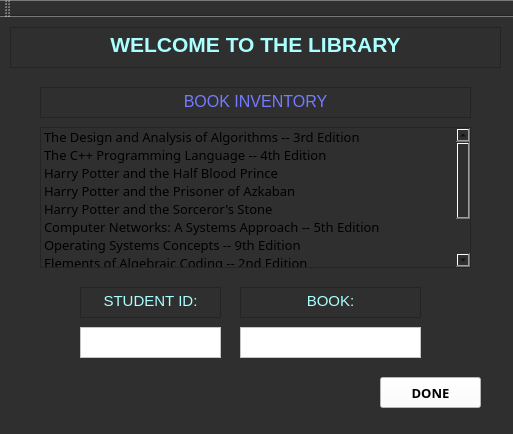
<?xml version="1.0" encoding="UTF-8"?>
<ui version="4.0">
 <class>MainWindow</class>
 <widget class="QMainWindow" name="MainWindow">
  <property name="geometry">
   <rect>
    <x>0</x>
    <y>0</y>
    <width>513</width>
    <height>434</height>
   </rect>
  </property>
  <property name="font">
   <font>
    <family>Nyala</family>
    <pointsize>11</pointsize>
   </font>
  </property>
  <property name="windowTitle">
   <string>MainWindow</string>
  </property>
  <property name="styleSheet">
   <string notr="true">background-color: rgb(47, 47, 47);</string>
  </property>
  <widget class="QWidget" name="centralWidget">
   <widget class="QTextBrowser" name="textBrowser">
    <property name="geometry">
     <rect>
      <x>10</x>
      <y>10</y>
      <width>491</width>
      <height>41</height>
     </rect>
    </property>
    <property name="html">
     <string>&lt;!DOCTYPE HTML PUBLIC &quot;-//W3C//DTD HTML 4.0//EN&quot; &quot;http://www.w3.org/TR/REC-html40/strict.dtd&quot;&gt;
&lt;html&gt;&lt;head&gt;&lt;meta name=&quot;qrichtext&quot; content=&quot;1&quot; /&gt;&lt;style type=&quot;text/css&quot;&gt;
p, li { white-space: pre-wrap; }
&lt;/style&gt;&lt;/head&gt;&lt;body style=&quot; font-family:'MS Shell Dlg 2'; font-size:8.25pt; font-weight:400; font-style:normal;&quot;&gt;
&lt;p align=&quot;center&quot; style=&quot; margin-top:0px; margin-bottom:0px; margin-left:0px; margin-right:0px; -qt-block-indent:0; text-indent:0px;&quot;&gt;&lt;span style=&quot; font-size:16pt; font-weight:600; color:#aaffff;&quot;&gt;WELCOME TO THE LIBRARY&lt;/span&gt;&lt;/p&gt;&lt;/body&gt;&lt;/html&gt;</string>
    </property>
   </widget>
   <widget class="QListWidget" name="listWidget">
    <property name="geometry">
     <rect>
      <x>40</x>
      <y>110</y>
      <width>431</width>
      <height>141</height>
     </rect>
    </property>
    <item>
     <property name="text">
      <string>The Design and Analysis of Algorithms -- 3rd Edition</string>
     </property>
     <property name="font">
      <font>
       <family>Plantagenet Cherokee</family>
       <pointsize>10</pointsize>
       <weight>50</weight>
       <bold>false</bold>
      </font>
     </property>
     <property name="background">
      <brush brushstyle="NoBrush">
       <color alpha="255">
        <red>255</red>
        <green>255</green>
        <blue>255</blue>
       </color>
      </brush>
     </property>
     <property name="foreground">
      <brush brushstyle="NoBrush">
       <color alpha="255">
        <red>234</red>
        <green>0</green>
        <blue>0</blue>
       </color>
      </brush>
     </property>
    </item>
    <item>
     <property name="text">
      <string>The C++ Programming Language -- 4th Edition</string>
     </property>
     <property name="font">
      <font>
       <family>Plantagenet Cherokee</family>
       <pointsize>10</pointsize>
      </font>
     </property>
     <property name="foreground">
      <brush brushstyle="NoBrush">
       <color alpha="255">
        <red>231</red>
        <green>0</green>
        <blue>0</blue>
       </color>
      </brush>
     </property>
    </item>
    <item>
     <property name="text">
      <string>Harry Potter and the Half Blood Prince </string>
     </property>
     <property name="font">
      <font>
       <family>Plantagenet Cherokee</family>
       <pointsize>10</pointsize>
      </font>
     </property>
     <property name="foreground">
      <brush brushstyle="NoBrush">
       <color alpha="255">
        <red>231</red>
        <green>0</green>
        <blue>0</blue>
       </color>
      </brush>
     </property>
    </item>
    <item>
     <property name="text">
      <string>Harry Potter and the Prisoner of Azkaban</string>
     </property>
     <property name="font">
      <font>
       <family>Plantagenet Cherokee</family>
       <pointsize>10</pointsize>
      </font>
     </property>
     <property name="foreground">
      <brush brushstyle="NoBrush">
       <color alpha="255">
        <red>231</red>
        <green>0</green>
        <blue>0</blue>
       </color>
      </brush>
     </property>
    </item>
    <item>
     <property name="text">
      <string>Harry Potter and the Sorceror's Stone</string>
     </property>
     <property name="font">
      <font>
       <family>Plantagenet Cherokee</family>
       <pointsize>10</pointsize>
      </font>
     </property>
     <property name="foreground">
      <brush brushstyle="NoBrush">
       <color alpha="255">
        <red>231</red>
        <green>0</green>
        <blue>0</blue>
       </color>
      </brush>
     </property>
    </item>
    <item>
     <property name="text">
      <string>Computer Networks: A Systems Approach -- 5th Edition</string>
     </property>
     <property name="font">
      <font>
       <family>Plantagenet Cherokee</family>
       <pointsize>10</pointsize>
      </font>
     </property>
     <property name="foreground">
      <brush brushstyle="NoBrush">
       <color alpha="255">
        <red>231</red>
        <green>0</green>
        <blue>0</blue>
       </color>
      </brush>
     </property>
    </item>
    <item>
     <property name="text">
      <string>Operating Systems Concepts -- 9th Edition</string>
     </property>
     <property name="font">
      <font>
       <family>Plantagenet Cherokee</family>
       <pointsize>10</pointsize>
      </font>
     </property>
     <property name="background">
      <brush brushstyle="NoBrush">
       <color alpha="255">
        <red>255</red>
        <green>0</green>
        <blue>0</blue>
       </color>
      </brush>
     </property>
     <property name="foreground">
      <brush brushstyle="NoBrush">
       <color alpha="255">
        <red>234</red>
        <green>0</green>
        <blue>0</blue>
       </color>
      </brush>
     </property>
    </item>
    <item>
     <property name="text">
      <string>Elements of Algebraic Coding -- 2nd Edition</string>
     </property>
     <property name="font">
      <font>
       <family>Plantagenet Cherokee</family>
       <pointsize>10</pointsize>
      </font>
     </property>
     <property name="foreground">
      <brush brushstyle="NoBrush">
       <color alpha="255">
        <red>234</red>
        <green>0</green>
        <blue>0</blue>
       </color>
      </brush>
     </property>
    </item>
    <item>
     <property name="text">
      <string>The Notebook</string>
     </property>
     <property name="font">
      <font>
       <family>Plantagenet Cherokee</family>
       <pointsize>10</pointsize>
      </font>
     </property>
     <property name="foreground">
      <brush brushstyle="NoBrush">
       <color alpha="255">
        <red>231</red>
        <green>0</green>
        <blue>0</blue>
       </color>
      </brush>
     </property>
    </item>
    <item>
     <property name="text">
      <string>The Lucky One</string>
     </property>
     <property name="font">
      <font>
       <family>Plantagenet Cherokee</family>
       <pointsize>10</pointsize>
      </font>
     </property>
     <property name="foreground">
      <brush brushstyle="NoBrush">
       <color alpha="255">
        <red>231</red>
        <green>0</green>
        <blue>0</blue>
       </color>
      </brush>
     </property>
    </item>
   </widget>
   <widget class="QTextBrowser" name="textBrowser_2">
    <property name="geometry">
     <rect>
      <x>40</x>
      <y>70</y>
      <width>431</width>
      <height>31</height>
     </rect>
    </property>
    <property name="html">
     <string>&lt;!DOCTYPE HTML PUBLIC &quot;-//W3C//DTD HTML 4.0//EN&quot; &quot;http://www.w3.org/TR/REC-html40/strict.dtd&quot;&gt;
&lt;html&gt;&lt;head&gt;&lt;meta name=&quot;qrichtext&quot; content=&quot;1&quot; /&gt;&lt;style type=&quot;text/css&quot;&gt;
p, li { white-space: pre-wrap; }
&lt;/style&gt;&lt;/head&gt;&lt;body style=&quot; font-family:'MS Shell Dlg 2'; font-size:8.25pt; font-weight:400; font-style:normal;&quot;&gt;
&lt;p align=&quot;center&quot; style=&quot; margin-top:0px; margin-bottom:0px; margin-left:0px; margin-right:0px; -qt-block-indent:0; text-indent:0px;&quot;&gt;&lt;span style=&quot; font-size:12pt; color:#747bff;&quot;&gt;BOOK INVENTORY&lt;/span&gt;&lt;/p&gt;&lt;/body&gt;&lt;/html&gt;</string>
    </property>
   </widget>
   <widget class="QTextBrowser" name="textBrowser_3">
    <property name="geometry">
     <rect>
      <x>80</x>
      <y>270</y>
      <width>141</width>
      <height>31</height>
     </rect>
    </property>
    <property name="html">
     <string>&lt;!DOCTYPE HTML PUBLIC &quot;-//W3C//DTD HTML 4.0//EN&quot; &quot;http://www.w3.org/TR/REC-html40/strict.dtd&quot;&gt;
&lt;html&gt;&lt;head&gt;&lt;meta name=&quot;qrichtext&quot; content=&quot;1&quot; /&gt;&lt;style type=&quot;text/css&quot;&gt;
p, li { white-space: pre-wrap; }
&lt;/style&gt;&lt;/head&gt;&lt;body style=&quot; font-family:'MS Shell Dlg 2'; font-size:8.25pt; font-weight:400; font-style:normal;&quot;&gt;
&lt;p align=&quot;center&quot; style=&quot; margin-top:0px; margin-bottom:0px; margin-left:0px; margin-right:0px; -qt-block-indent:0; text-indent:0px;&quot;&gt;&lt;span style=&quot; font-size:11pt; color:#aaffff;&quot;&gt;STUDENT ID:&lt;/span&gt;&lt;/p&gt;&lt;/body&gt;&lt;/html&gt;</string>
    </property>
   </widget>
   <widget class="QTextEdit" name="textEdit">
    <property name="geometry">
     <rect>
      <x>80</x>
      <y>310</y>
      <width>141</width>
      <height>31</height>
     </rect>
    </property>
    <property name="styleSheet">
     <string notr="true">background-color: rgb(255, 255, 255);</string>
    </property>
   </widget>
   <widget class="QTextBrowser" name="textBrowser_4">
    <property name="geometry">
     <rect>
      <x>240</x>
      <y>270</y>
      <width>181</width>
      <height>31</height>
     </rect>
    </property>
    <property name="html">
     <string>&lt;!DOCTYPE HTML PUBLIC &quot;-//W3C//DTD HTML 4.0//EN&quot; &quot;http://www.w3.org/TR/REC-html40/strict.dtd&quot;&gt;
&lt;html&gt;&lt;head&gt;&lt;meta name=&quot;qrichtext&quot; content=&quot;1&quot; /&gt;&lt;style type=&quot;text/css&quot;&gt;
p, li { white-space: pre-wrap; }
&lt;/style&gt;&lt;/head&gt;&lt;body style=&quot; font-family:'MS Shell Dlg 2'; font-size:8.25pt; font-weight:400; font-style:normal;&quot;&gt;
&lt;p align=&quot;center&quot; style=&quot; margin-top:0px; margin-bottom:0px; margin-left:0px; margin-right:0px; -qt-block-indent:0; text-indent:0px;&quot;&gt;&lt;span style=&quot; font-size:11pt; color:#aaffff;&quot;&gt;BOOK:&lt;/span&gt;&lt;/p&gt;&lt;/body&gt;&lt;/html&gt;</string>
    </property>
   </widget>
   <widget class="QPlainTextEdit" name="plainTextEdit">
    <property name="geometry">
     <rect>
      <x>240</x>
      <y>310</y>
      <width>181</width>
      <height>31</height>
     </rect>
    </property>
    <property name="styleSheet">
     <string notr="true">background-color: rgb(255, 255, 255);</string>
    </property>
   </widget>
   <widget class="QPushButton" name="pushButton">
    <property name="geometry">
     <rect>
      <x>380</x>
      <y>360</y>
      <width>101</width>
      <height>31</height>
     </rect>
    </property>
    <property name="font">
     <font>
      <family>Century Gothic</family>
      <pointsize>10</pointsize>
      <weight>75</weight>
      <bold>true</bold>
     </font>
    </property>
    <property name="styleSheet">
     <string notr="true">background-color: rgb(255, 255, 255);</string>
    </property>
    <property name="text">
     <string>DONE</string>
    </property>
   </widget>
  </widget>
  <widget class="QToolBar" name="mainToolBar">
   <attribute name="toolBarArea">
    <enum>TopToolBarArea</enum>
   </attribute>
   <attribute name="toolBarBreak">
    <bool>false</bool>
   </attribute>
  </widget>
  <widget class="QStatusBar" name="statusBar"/>
 </widget>
 <layoutdefault spacing="6" margin="11"/>
 <resources/>
 <connections/>
</ui>
